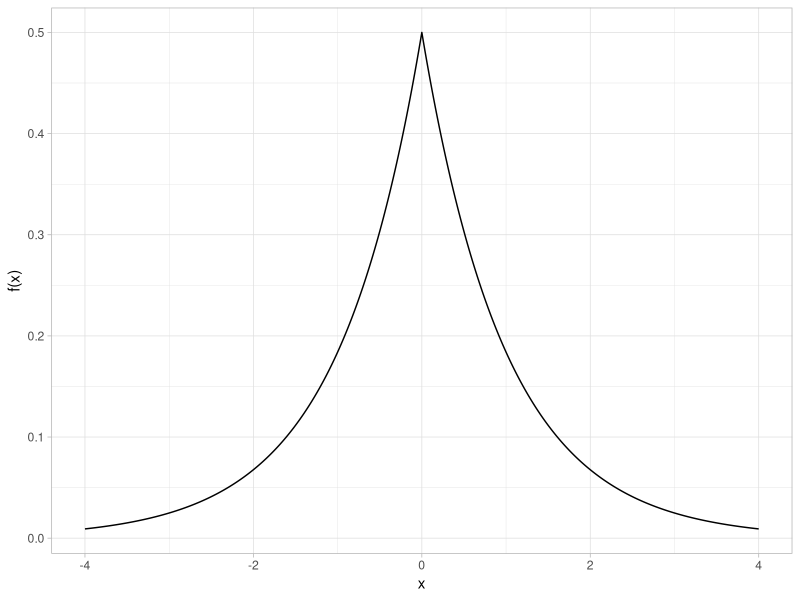
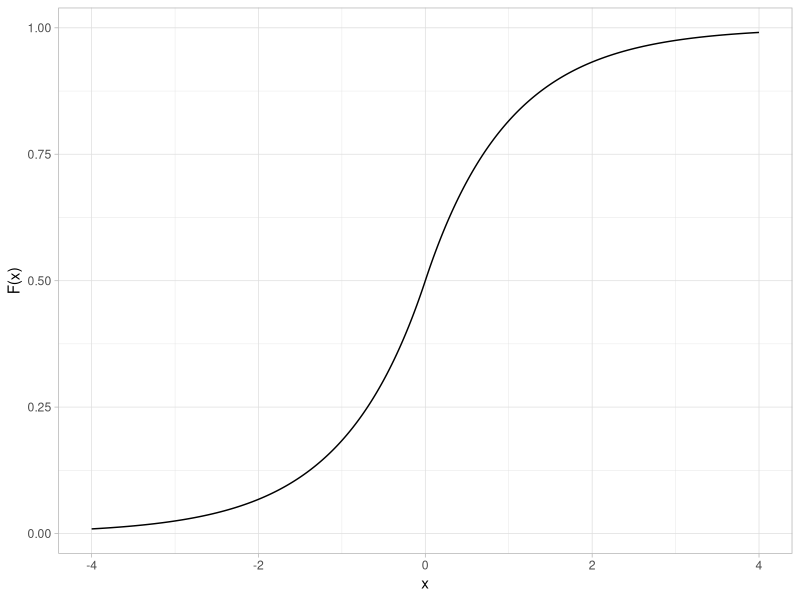
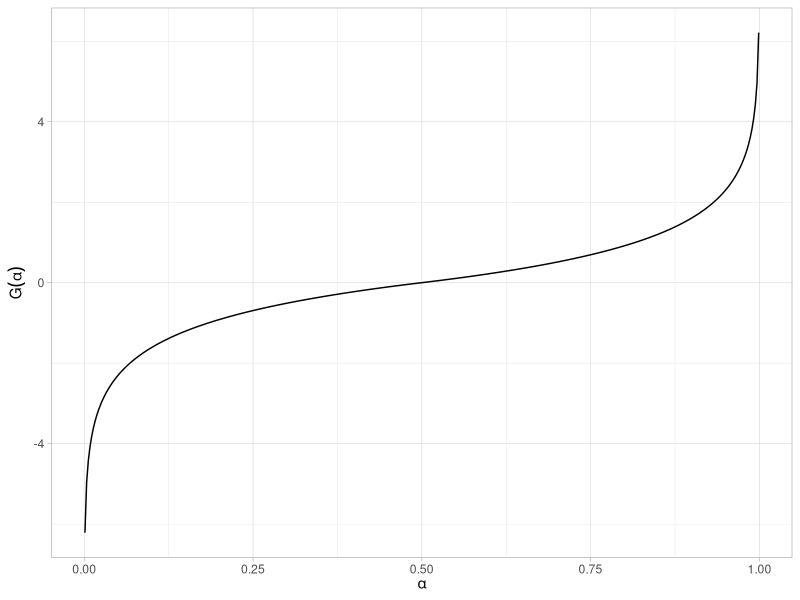
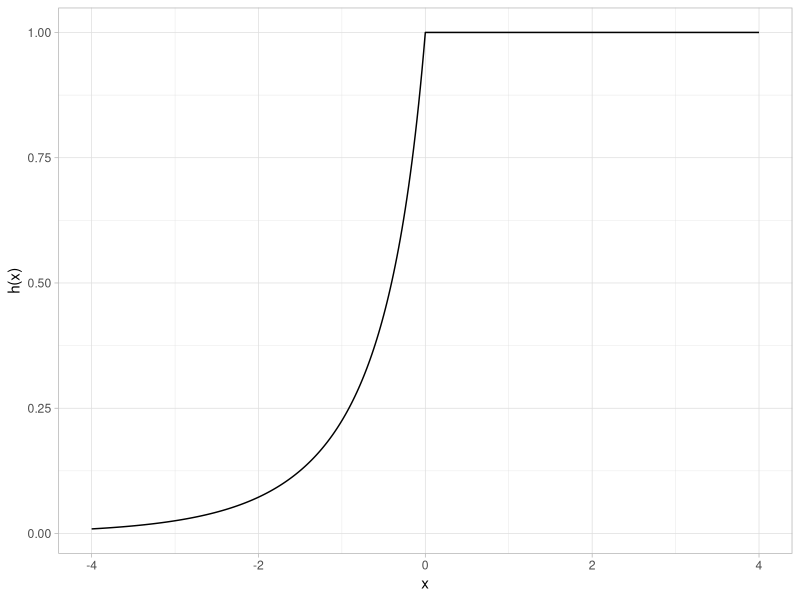
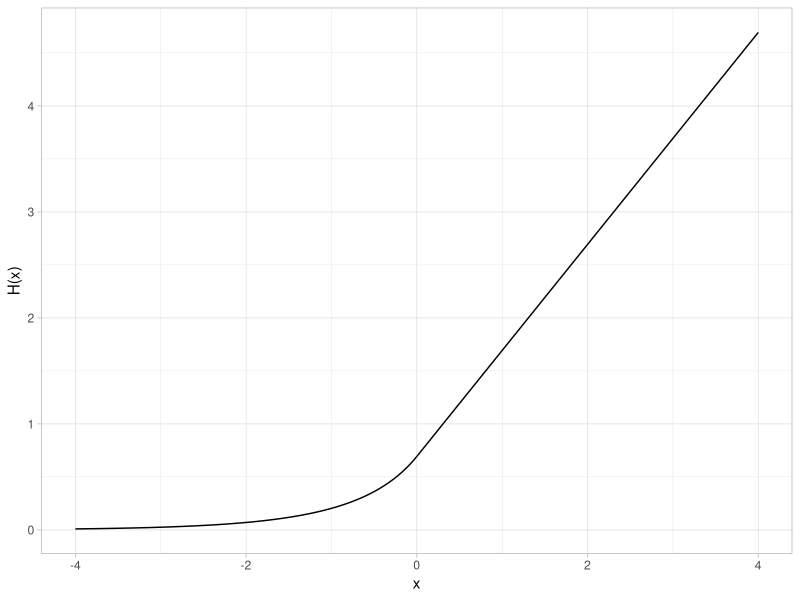
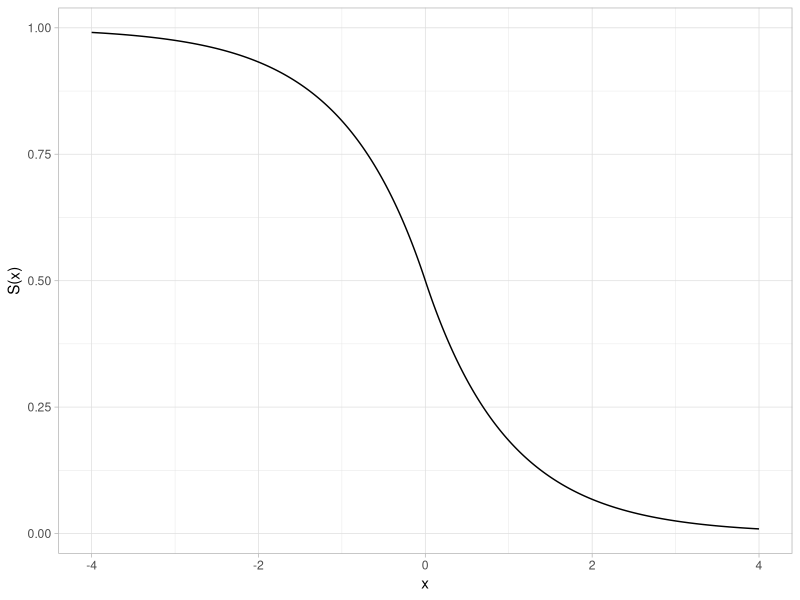
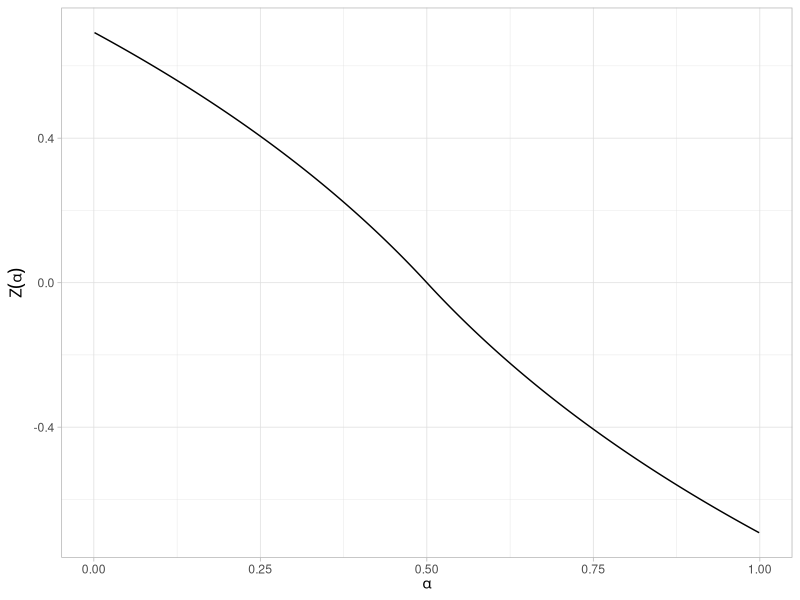

Source code (R) for these figures, in order:
## ---- chunk 1
#| code-fold: true
#| label: fig-double-exponential-dist-pdf
#| fig-cap: "Standard double exponential probability density function"
#| message: false
library(tidyverse)

ddexp <- function(x) exp(-abs(x)) / 2

tibble(x = seq(-4, 4, length.out = 401)) |>
  mutate(y = ddexp(x)) |>
  ggplot(aes(x, y)) +
  geom_line() +
  labs(x = "x", y = "f(x)") +
  theme_light()
## ---- chunk 2
#| code-fold: true
#| label: fig-double-exponential-dist-cdf
#| fig-cap: "Standard double exponential cumulative distribution function"
pdexp <- function(x) ifelse(x < 0, exp(x) / 2, 1 - exp(-x) / 2)

tibble(x = seq(-4, 4, length.out = 401)) |>
  mutate(y = pdexp(x)) |>
  ggplot(aes(x, y)) +
  geom_line() +
  labs(x = "x", y = "F(x)") +
  theme_light()
## ---- chunk 3
#| code-fold: true
#| label: fig-double-exponential-dist-ppf
#| fig-cap: "Standard double exponential percent point function"
qdexp <- function(p) ifelse(p <= 0.5, log(2 * p), -log(2 * (1 - p)))

tibble(p = seq(0.001, 0.999, length.out = 401)) |>
  mutate(x = qdexp(p)) |>
  ggplot(aes(p, x)) +
  geom_line() +
  labs(x = expression(alpha), y = expression(G(alpha))) +
  theme_light()
## ---- chunk 4
#| code-fold: true
#| label: fig-double-exponential-dist-hazard
#| fig-cap: "Standard double exponential hazard function"
hdexp <- function(x) ifelse(x < 0, exp(x) / (2 - exp(x)), 1)

tibble(x = seq(-4, 4, length.out = 401)) |>
  mutate(y = hdexp(x)) |>
  ggplot(aes(x, y)) +
  geom_line() +
  labs(x = "x", y = "h(x)") +
  theme_light()
## ---- chunk 5
#| code-fold: true
#| label: fig-double-exponential-dist-cumulative-hazard
#| fig-cap: "Standard double exponential cumulative hazard function"
hdexp_cum <- function(x) ifelse(x < 0, -log(1 - exp(x) / 2), x + log(2))

tibble(x = seq(-4, 4, length.out = 401)) |>
  mutate(y = hdexp_cum(x)) |>
  ggplot(aes(x, y)) +
  geom_line() +
  labs(x = "x", y = "H(x)") +
  theme_light()
## ---- chunk 6
#| code-fold: true
#| label: fig-double-exponential-dist-survival
#| fig-cap: "Standard double exponential survival function"
sdexp <- function(x) ifelse(x < 0, 1 - exp(x) / 2, exp(-x) / 2)

tibble(x = seq(-4, 4, length.out = 401)) |>
  mutate(y = sdexp(x)) |>
  ggplot(aes(x, y)) +
  geom_line() +
  labs(x = "x", y = "S(x)") +
  theme_light()
## ---- chunk 7
#| code-fold: true
#| label: fig-double-exponential-dist-inverse-survival
#| fig-cap: "Standard double exponential inverse survival function"
zdexp <- function(p) ifelse(p <= 0.5, log(2 * (1 - p)), -log(2 * p))

tibble(p = seq(0.001, 0.999, length.out = 401)) |>
  mutate(z = zdexp(p)) |>
  ggplot(aes(p, z)) +
  geom_line() +
  labs(x = expression(alpha), y = expression(Z(alpha))) +
  theme_light()
